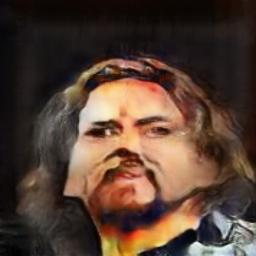
#> input picture recovered.jpg, 256 x 256 px
$ python visualize_comparison.py --protected recovered.jpg
#> lines starting #> are read from the running program, lines starting #| are printed output that depends on the picture
from PIL import Image
import os

def make_comparison_image(original_path='/data/Bibek/Zace_deid_project/Input_Img/fake_class/000058.jpg', protected_path='/data/Bibek/protected.jpg', recovered_path='/data/Bibek/recovered.jpg', output_path='comparison.jpg'):
#> called with protected_path = 'recovered.jpg', recovered_path = 'recovered.jpg', output_path = 'comparison.jpg'
    images = []

    # Load images (resized to same height)
    def load_image(path):
#> called with path = 'recovered.jpg'
        img = Image.open(path).convert("RGB")
#> img is the input picture: PIL image 256x256 RGB; mean R, G, B 84.8, 63.2, 51
        return img.resize((256, 256))

    if original_path and os.path.exists(original_path):
        images.append(load_image(original_path))
    else:
        print("⚠️ Skipping original image (not provided or not found)")

    if os.path.exists(protected_path):
        images.append(load_image(protected_path))
    else:
        print("❌ protected.jpg not found!")
        return

    if os.path.exists(recovered_path):
        images.append(load_image(recovered_path))
    else:
        print("❌ recovered.jpg not found!")
        return

    # Combine side-by-side
    widths, heights = zip(*(img.size for img in images))
#> widths = (256, 256); heights = (256, 256)
    total_width = sum(widths)
#> total_width = 512
    max_height = max(heights)
#> max_height = 256

    comparison = Image.new('RGB', (total_width, max_height))
#> comparison: PIL image 512x256 RGB; every value is 0
    x_offset = 0
    for img in images:
        comparison.paste(img, (x_offset, 0))
        x_offset += img.width
#> this loop made 2 passes
#> x_offset on passes 1 to 2: 256, 512
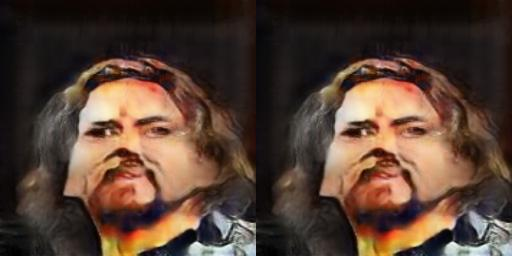
#> comparison: PIL image 512x256 RGB; mean R, G, B 84.8, 63.2, 51
#> after the loop, x_offset = 512

    # Save output
    comparison.save(output_path)
    print(f"✅ Saved comparison image to {output_path}")

if __name__ == "__main__":
    import argparse
    parser = argparse.ArgumentParser()
    parser.add_argument('--original', help='Path to original image (optional)', default=None)
    parser.add_argument('--protected', help='Path to protected image', default='protected.jpg')
    parser.add_argument('--recovered', help='Path to recovered image', default='recovered.jpg')
    parser.add_argument('--output', help='Output file name', default='comparison.jpg')
    args = parser.parse_args()

    make_comparison_image(args.original, args.protected, args.recovered, args.output)
